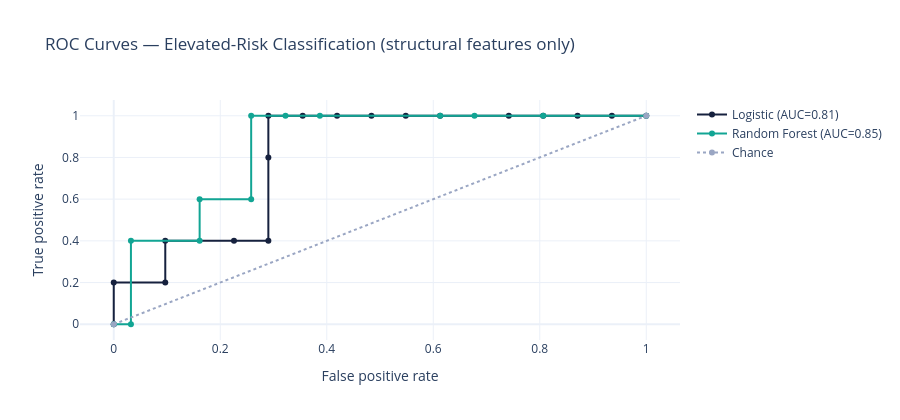

Notebook code for this chart:
### Markdown cell above
## 4. Predictive risk model

Classify each district-year as **elevated risk** (`Needs Intervention` or `Needs Substantial Intervention`) vs. **standard** (`Meets Requirements` / `Needs Assistance`). To keep this an honest predictive exercise, the model uses only **structural district characteristics known in advance** (enrollment, % students with disabilities, urbanicity, size tier, region) — *not* the quality metrics that directly define the risk tier, which would make the classification circular. This mirrors a real early-warning use case: flag likely-elevated-risk districts for closer monitoring using only what's known before the collection cycle even starts.

### Code cell
risk_scores["elevated_risk"] = risk_scores.risk_tier.isin(["Needs Intervention", "Needs Substantial Intervention"])

structural_num = ["enrollment_total", "swd_pct"]
structural_cat = ["urbanicity", "size_tier", "region"]
X_struct = pd.get_dummies(risk_scores[structural_num + structural_cat], columns=structural_cat, drop_first=True)
y = risk_scores.elevated_risk.astype(int)

X_train, X_test, y_train, y_test = train_test_split(X_struct, y, test_size=0.3, random_state=207, stratify=y)

logit = LogisticRegression(max_iter=1000, class_weight="balanced")
logit.fit(X_train, y_train)
logit_proba = logit.predict_proba(X_test)[:, 1]

rf = RandomForestClassifier(n_estimators=400, max_depth=4, random_state=207, class_weight="balanced")
rf.fit(X_train, y_train)
rf_proba = rf.predict_proba(X_test)[:, 1]

auc_logit = roc_auc_score(y_test, logit_proba)
auc_rf = roc_auc_score(y_test, rf_proba)
print(f"Logistic regression AUC: {auc_logit:.3f}")
print(f"Random forest AUC:       {auc_rf:.3f}")

fpr_l, tpr_l, _ = roc_curve(y_test, logit_proba)
fpr_r, tpr_r, _ = roc_curve(y_test, rf_proba)

fig = go.Figure()
fig.add_trace(go.Scatter(x=fpr_l, y=tpr_l, name=f"Logistic (AUC={auc_logit:.2f})", line=dict(color="#16213E")))
fig.add_trace(go.Scatter(x=fpr_r, y=tpr_r, name=f"Random Forest (AUC={auc_rf:.2f})", line=dict(color="#12A594")))
fig.add_trace(go.Scatter(x=[0,1], y=[0,1], name="Chance", line=dict(color="#9AA6C3", dash="dot")))
fig.update_layout(template=PLOT_TEMPLATE, height=420, title="ROC Curves — Elevated-Risk Classification (structural features only)",
                   xaxis_title="False positive rate", yaxis_title="True positive rate")
fig.show()

### Figure 1 — Plotly figure (JSON) as saved in the notebook; plotly's stock layout.template omitted (floating-point values rounded to 4 significant figures)
{"data": [{"line": {"color": "#16213E"}, "name": "Logistic (AUC=0.81)", "type": "scatter", "x": [0.0, 0.0, 0.09677, 0.09677, 0.2258, 0.2903, 0.2903, 0.2903, 0.3548, 0.4194, 0.4839, 0.5484, 0.6129, 0.7419, 0.8065, 0.871, 0.9355, 1.0], "y": [0.0, 0.2, 0.2, 0.4, 0.4, 0.4, 0.8, 1.0, 1.0, 1.0, 1.0, 1.0, 1.0, 1.0, 1.0, 1.0, 1.0, 1.0]}, {"line": {"color": "#12A594"}, "name": "Random Forest (AUC=0.85)", "type": "scatter", "x": [0.0, 0.03226, 0.03226, 0.1613, 0.1613, 0.2581, 0.2581, 0.3226, 0.3871, 0.6129, 0.6774, 0.8065, 1.0], "y": [0.0, 0.0, 0.4, 0.4, 0.6, 0.6, 1.0, 1.0, 1.0, 1.0, 1.0, 1.0, 1.0]}, {"line": {"color": "#9AA6C3", "dash": "dot"}, "name": "Chance", "type": "scatter", "x": [0, 1], "y": [0, 1]}], "layout": {"height": 420, "title": {"text": "ROC Curves — Elevated-Risk Classification (structural features only)"}, "xaxis": {"title": {"text": "False positive rate"}}, "yaxis": {"title": {"text": "True positive rate"}}}}
